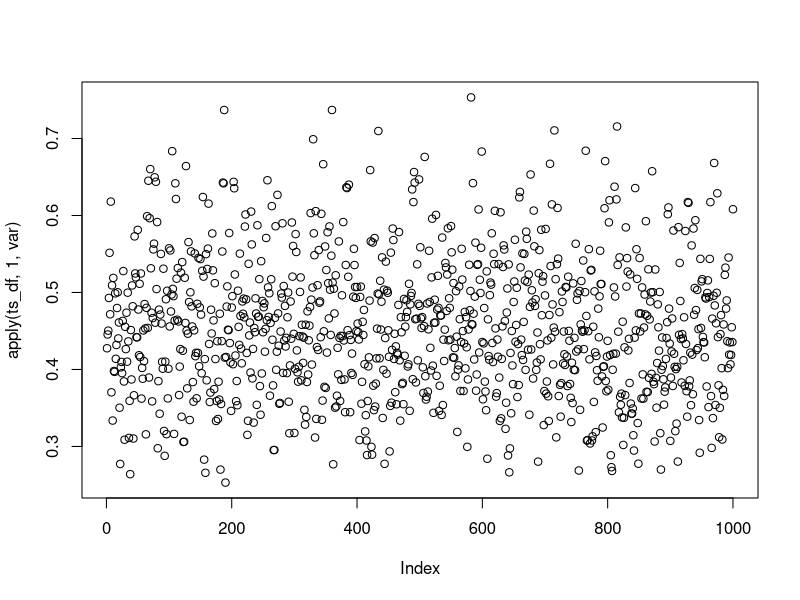
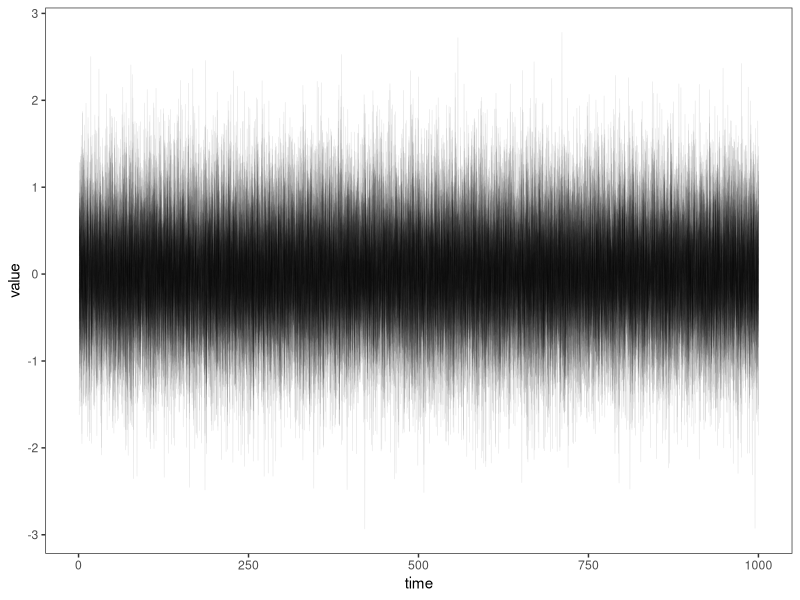

Here is the R script that generated these plots, in order:
t <- 1000 # The sample size of the model
n <- 50 # The repeated VARs we want to obtain and average
ts_df <- data.frame(matrix(ncol = n, nrow = (t)))
acfs <-0
{
  {
    start.time <- Sys.time()
    for (x in 1:n) {
      yt <- 0
      et <- rnorm(t, mean = 0, sd = 0.6)  # Generating error terms
      yt <- et[1] # Initializing the time series
      ts_df[1, x] = yt[1]
      
      #Generating the time series
      for (i in 2:t) {
        yt[i] <- et[i]-(et[i-1]/2)
        ts_df[(i), x] = yt[i]
      }
      
      
    }
    
    
  }
  end.time <- Sys.time()
  time.taken <- end.time - start.time
  time.taken
  
}

#Different metrics for the time series
mean(apply(ts_df, 1, var)) # The mean of the var for each observation
plot(apply(ts_df, 1, var)) # Takes rows and applys the var and plots them
var(apply(ts_df, 2, mean)) # The variation of the mean of the time series
for (z in 1:n) {
  acfs[z] <- acf(ts_df[z], lag.max = 2, plot = F)$acf[2]
}
mean(acfs)


#Graphs of all the time series simulations
{
  library(ggplot2)
  library(reshape2)
  
  
  ts_df <- t(ts_df)
  rownames(ts_df) <- paste("trial", seq(n), sep = "")
  colnames(ts_df) <- paste("time", seq(t), sep = "")
  
  dat <- as.data.frame(ts_df)
  dat$trial <- rownames(dat)
  mdat <- melt(dat, id.vars = "trial")
  mdat$time <- as.numeric(gsub("time", "", mdat$variable))
  
  
  ggplot(mdat, aes(x = time, y = value, group = trial)) +
    theme_bw() +
    theme(panel.grid = element_blank()) +
    geom_line(size = 0.2, alpha = 0.1)
}
